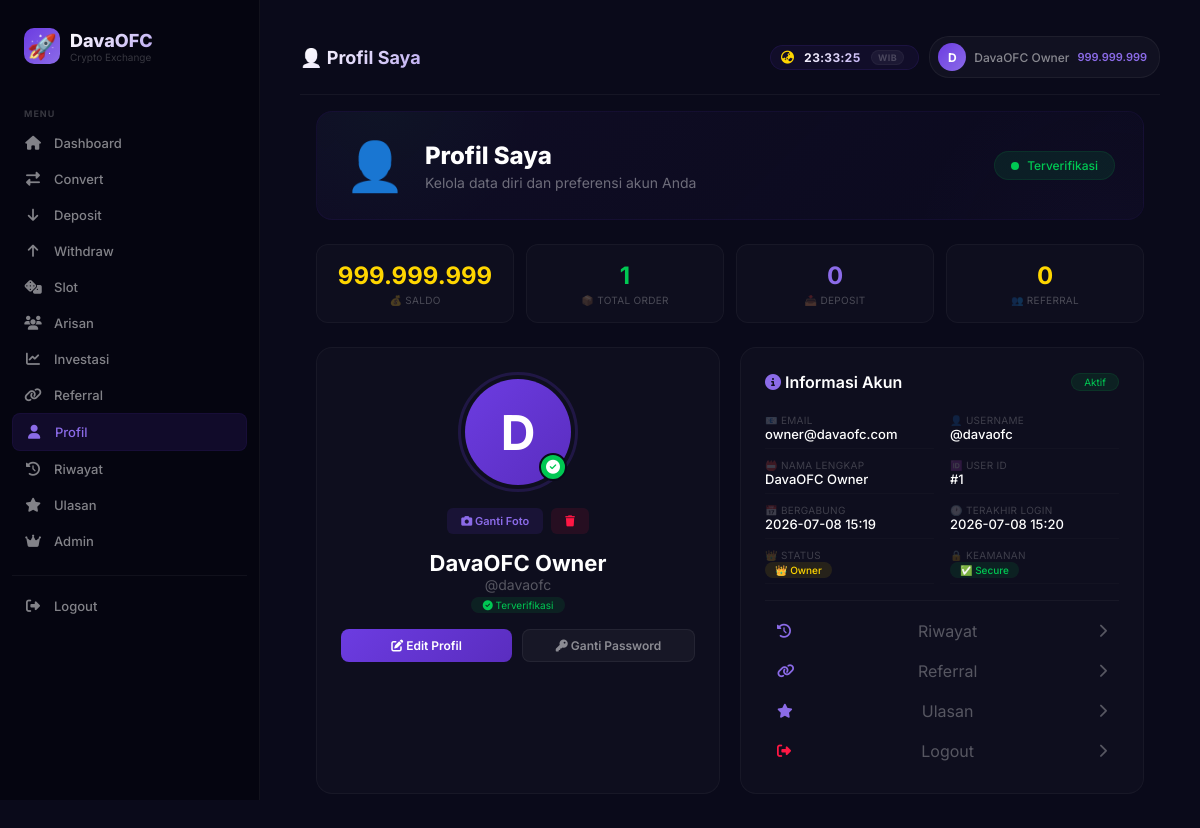
Screenshot of /profile (signed in) with the database file from the repository.
### tables this page shows
CREATE TABLE users (
        id INTEGER PRIMARY KEY AUTOINCREMENT,
        telegram_id INTEGER UNIQUE,
        email TEXT UNIQUE,
        username TEXT UNIQUE,
        password TEXT,
        full_name TEXT,
        phone TEXT,
        avatar TEXT,
        balance REAL DEFAULT 0,
        is_verified INTEGER DEFAULT 0,
        is_banned INTEGER DEFAULT 0,
        is_owner INTEGER DEFAULT 0,
        referrer_id INTEGER DEFAULT NULL,
        ip_address TEXT,
        banned_at TIMESTAMP,
        ban_reason TEXT,
        joined_at TIMESTAMP DEFAULT CURRENT_TIMESTAMP,
        last_login TIMESTAMP,
        email_verified_at TIMESTAMP
    );

### app.py (the view)
@app.route('/profile')
@login_required
def profile():
    try:
        user_id = session['user_id']
        user = execute_query('SELECT * FROM users WHERE id = ?', (user_id,), fetch_one=True)
        total_orders = execute_query('SELECT COUNT(*) as count FROM orders WHERE user_id = ?', (user_id,), fetch_one=True)['count'] or 0
        total_deposits = execute_query('SELECT COALESCE(SUM(amount), 0) as total FROM deposits WHERE user_id = ? AND status = "approved"', (user_id,), fetch_one=True)['total'] or 0
        total_withdraws = execute_query('SELECT COALESCE(SUM(amount), 0) as total FROM withdrawals WHERE user_id = ? AND status = "approved"', (user_id,), fetch_one=True)['total'] or 0
        total_referrals = execute_query('SELECT COUNT(*) as count FROM referrals WHERE user_id = ?', (user_id,), fetch_one=True)['count'] or 0
        return render_template('profile.html',
            user=user,
            balance=user['balance'] if user else 0,
            total_orders=total_orders,
            total_deposits=total_deposits,
            total_withdraws=total_withdraws,
            total_referrals=total_referrals
        )
    except Exception as e:
        logger.error(f"Profile page error: {e}")
        return render_template('profile.html',
            user=None,
            balance=0,
            total_orders=0,
            total_deposits=0,
            total_withdraws=0,
            total_referrals=0,
            error='Gagal memuat halaman profil'
        )

### app.py (called while the page is built)
def get_db():
    conn = sqlite3.connect(DB_PATH, check_same_thread=False)
    conn.row_factory = sqlite3.Row
    return conn

def execute_query(query, params=(), fetch_one=False, fetch_all=False):
    conn = get_db()
    cursor = conn.cursor()
    try:
        cursor.execute(query, params)
        if fetch_one:
            result = cursor.fetchone()
        elif fetch_all:
            result = cursor.fetchall()
        else:
            result = cursor.lastrowid
        conn.commit()
        return result
    except Exception as e:
        conn.rollback()
        logger.error(f"Database error: {e}")
        raise
    finally:
        conn.close()

def is_maintenance_active(feature):
    try:
        row = execute_query('SELECT is_active FROM maintenance_settings WHERE feature = ?', (feature,), fetch_one=True)
        return row and row['is_active'] == 1
    except:
        return False

def login_required(f):
    @wraps(f)
    def decorated_function(*args, **kwargs):
        if 'user_id' not in session:
            flash('Silakan login terlebih dahulu!', 'warning')
            return redirect(url_for('login'))
        if is_maintenance_active('register'):
            flash('Fitur login sedang dalam maintenance. Silakan coba lagi nanti.', 'danger')
            return redirect(url_for('logout'))
        return f(*args, **kwargs)
    return decorated_function

### templates/profile.html (shortened to what this page needs)
{% extends "base.html" %}
{% block page_title %}👤 Profil Saya{% endblock %}
{% block content %}
<div class="profile-page-wrapper">
    <div class="profile-banner">
        <div class="banner-content">
            <div class="banner-icon">👤</div>
            <div class="banner-text">
                <h1>Profil Saya</h1>
                <p>Kelola data diri dan preferensi akun Anda</p>
            </div>
            <div class="banner-status">
                <span class="status-dot"></span>
                <span class="status-text">Terverifikasi</span>
            </div>
        </div>
    </div>
    <div class="profile-stats">
        <div class="profile-stat" data-aos="fade-up" data-aos-delay="100">
            <div class="num gold">{{ "{:,.0f}".format(balance|default(0)).replace(',', '.') }}</div>
            <div class="lbl">💰 Saldo</div>
        </div>
        <div class="profile-stat" data-aos="fade-up" data-aos-delay="200">
            <div class="num green">{{ total_orders|default(0) }}</div>
            <div class="lbl">📦 Total Order</div>
        </div>
        <div class="profile-stat" data-aos="fade-up" data-aos-delay="300">
            <div class="num purple">{{ total_deposits|default(0) }}</div>
            <div class="lbl">📥 Deposit</div>
        </div>
        <div class="profile-stat" data-aos="fade-up" data-aos-delay="400">
            <div class="num gold">{{ total_referrals|default(0) }}</div>
            <div class="lbl">👥 Referral</div>
        </div>
    </div>
    <div class="profile-main-grid">
        <div class="profile-avatar-card" data-aos="fade-right">
            <div class="avatar-wrapper">
                <div class="avatar-container" id="avatarContainer">
                    <div class="avatar-image" id="avatarPreview">
                        <span id="avatarText">{{ user.full_name[0] if user.full_name else 'U' }}</span>
                    </div>
                    <div class="avatar-badge verified">
                        <i class="fas fa-check-circle"></i>
                    </div>
                </div>
                <div class="avatar-actions">
                    <button class="btn btn-avatar" onclick="document.getElementById('avatarInput').click()">
                        <i class="fas fa-camera"></i> Ganti Foto
                    </button>
                    <button class="btn btn-avatar-remove" onclick="removeAvatar()">
                        <i class="fas fa-trash"></i>
                    </button>
                </div>
            </div>
            <div class="profile-name">
                <h2>{{ user.full_name or user.username }}</h2>
                <p>@{{ user.username }}</p>
                <span class="status-badge verified">
                    <i class="fas fa-check-circle"></i> Terverifikasi
                </span>
            </div>
            <div class="profile-actions">
                <button class="btn btn-primary" onclick="document.getElementById('editModal').classList.add('active')">
                    <i class="fas fa-edit"></i> Edit Profil
                </button>
                <button class="btn btn-secondary" onclick="document.getElementById('passwordModal').classList.add('active')">
                    <i class="fas fa-key"></i> Ganti Password
                </button>
            </div>
        </div>
        <div class="profile-info-card" data-aos="fade-left">
            <div class="info-header">
                <h3><i class="fas fa-info-circle" style="color:#8B6BE8;"></i> Informasi Akun</h3>
                <span class="info-badge">Aktif</span>
            </div>
            <div class="info-grid">
                <div class="info-item">
                    <div class="info-label">📧 Email</div>
                    <div class="info-value">{{ user.email }}</div>
                </div>
                <div class="info-item">
                    <div class="info-label">👤 Username</div>
                    <div class="info-value">@{{ user.username }}</div>
                </div>
                <div class="info-item">
                    <div class="info-label">📛 Nama Lengkap</div>
                    <div class="info-value">{{ user.full_name }}</div>
                </div>
                <div class="info-item">
                    <div class="info-label">🆔 User ID</div>
                    <div class="info-value">#{{ user.id }}</div>
                </div>
                <div class="info-item">
                    <div class="info-label">📅 Bergabung</div>
                    <div class="info-value">{{ user.joined_at[:16] if user.joined_at else '-' }}</div>
                </div>
                <div class="info-item">
                    <div class="info-label">🕐 Terakhir Login</div>
                    <div class="info-value">{{ user.last_login[:16] if user.last_login else '-' }}</div>
                </div>
                <div class="info-item">
                    <div class="info-label">👑 Status</div>
                    <div class="info-value">
                        {% if user.is_owner %}
                            <span class="status-badge owner">👑 Owner</span>
                        {% else %}
                            <span class="status-badge user">👤 User</span>
                        {% endif %}
                    </div>
                </div>
                <div class="info-item">
                    <div class="info-label">🔒 Keamanan</div>
                    <div class="info-value">
                        <span class="status-badge secure">✅ Secure</span>
                    </div>
                </div>
            </div>
            <div class="quick-links">
                <a href="/history" class="quick-link">
                    <i class="fas fa-history"></i>
                    <span>Riwayat</span>
                    <i class="fas fa-chevron-right"></i>
                </a>
                <a href="/referral" class="quick-link">
                    <i class="fas fa-link"></i>
                    <span>Referral</span>
                    <i class="fas fa-chevron-right"></i>
                </a>
                <a href="/reviews" class="quick-link">
                    <i class="fas fa-star"></i>
                    <span>Ulasan</span>
                    <i class="fas fa-chevron-right"></i>
                </a>
                <a href="/logout" class="quick-link danger">
                    <i class="fas fa-sign-out-alt"></i>
                    <span>Logout</span>
                    <i class="fas fa-chevron-right"></i>
                </a>
            </div>
        </div>
    </div>
</div>
{% endblock %}

### templates/base.html (shortened to what this page needs)
<!DOCTYPE html>
<html lang="id">
<head>
    <link rel="stylesheet" href="https://cdnjs.cloudflare.com/ajax/libs/font-awesome/6.4.0/css/all.min.css">
    <link href="https://unpkg.com/aos@2.3.1/dist/aos.css" rel="stylesheet">
</head>
<body>
    <nav class="sidebar" id="sidebar">
        <a href="/dashboard" class="sidebar-brand">
            <div class="logo">🚀</div>
            <div>
                <div class="brand-text">DavaOFC</div>
                <div class="brand-sub">Crypto Exchange</div>
            </div>
        </a>
        <ul class="sidebar-menu">
            <li class="menu-label">Menu</li>
            <li><a href="/dashboard" class="{% if request.path == '/dashboard' %}active{% endif %}"><i class="fas fa-home"></i> Dashboard</a></li>
            <li><a href="/convert" class="{% if request.path == '/convert' %}active{% endif %}"><i class="fas fa-exchange-alt"></i> Convert</a></li>
            <li><a href="/deposit" class="{% if request.path == '/deposit' %}active{% endif %}"><i class="fas fa-arrow-down"></i> Deposit</a></li>
            <li><a href="/withdraw" class="{% if request.path == '/withdraw' %}active{% endif %}"><i class="fas fa-arrow-up"></i> Withdraw</a></li>
            <li><a href="/slot" class="{% if request.path == '/slot' %}active{% endif %}"><i class="fas fa-dice"></i> Slot</a></li>
            <li><a href="/arisan" class="{% if request.path == '/arisan' %}active{% endif %}"><i class="fas fa-users"></i> Arisan</a></li>
            <li><a href="/investasi" class="{% if request.path == '/investasi' %}active{% endif %}"><i class="fas fa-chart-line"></i> Investasi</a></li>
            <li><a href="/referral" class="{% if request.path == '/referral' %}active{% endif %}"><i class="fas fa-link"></i> Referral</a></li>
            <li><a href="/profile" class="{% if request.path == '/profile' %}active{% endif %}"><i class="fas fa-user"></i> Profil</a></li>
            <li><a href="/history" class="{% if request.path == '/history' %}active{% endif %}"><i class="fas fa-history"></i> Riwayat</a></li>
            <li><a href="/reviews" class="{% if request.path == '/reviews' %}active{% endif %}"><i class="fas fa-star"></i> Ulasan</a></li>
            {% if session.is_owner %}
            <li><a href="/admin" class="{% if request.path == '/admin' %}active{% endif %}"><i class="fas fa-crown"></i> Admin</a></li>
            {% endif %}
            <li class="sidebar-logout">
                <a href="/logout"><i class="fas fa-sign-out-alt"></i> Logout</a>
            </li>
        </ul>
    </nav>
    <div class="main-content">
        <header class="topbar">
            <div class="topbar-left">
                <h1 class="page-title">{% block page_title %}Dashboard{% endblock %}</h1>
            </div>
            <div class="topbar-right">
                <div class="clock-wib-container">
                    <div class="clock-wib">
                        <i class="fas fa-globe-asia"></i>
                        <span id="clockDisplay">--:--:--</span>
                        <span class="clock-label">WIB</span>
                    </div>
                </div>
                <a href="/profile" class="user-info">
                    <div class="avatar">{{ session.full_name[0] if session.full_name else 'U' }}</div>
                    <span class="user-name">{{ session.full_name or 'User' }}</span>
                    <span class="user-balance">{{ "{:,.0f}".format(balance|default(0)).replace(',', '.') }}</span>
                </a>
            </div>
        </header>
        {% block content %}{% endblock %}
    </div>
</body>
</html>

### rows the page displays
users: full_name "DavaOFC Owner", balance "999.999.999", full_name "D", username "davaofc", email "owner@davaofc.com", id "1", joined_at "2026-07-08 15:19", last_login "2026-07-08 15:20"

### other values shown
{{ session.full_name[0] if session.full_name else 'U' }} "D"
{{ total_orders|default(0) }} "1"
{{ total_deposits|default(0) }} "0"
{{ total_referrals|default(0) }} "0"
